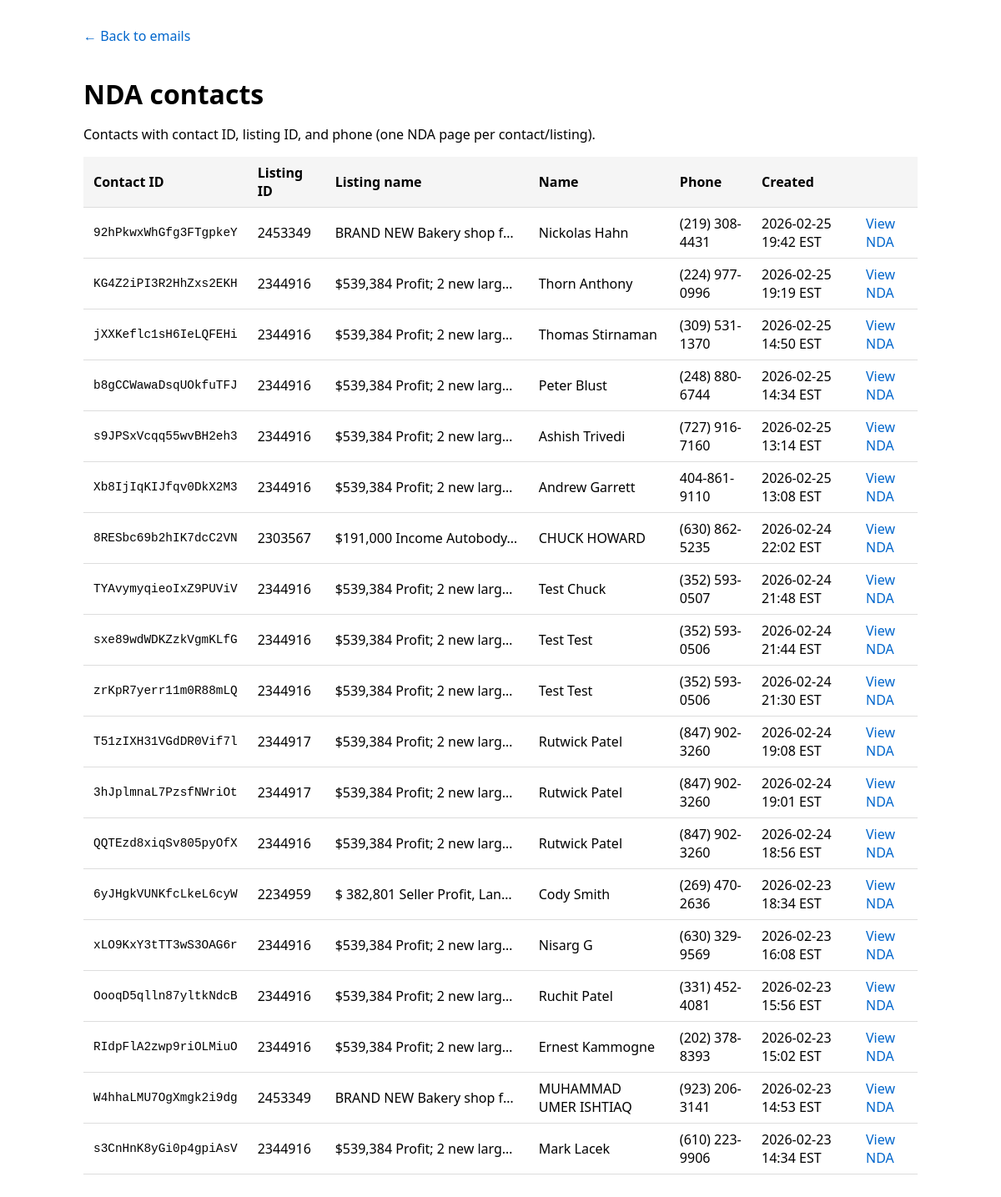
The app's page /inbound/nda/contacts/ with its own data.
### inbound/models.py (models this page shows, shortened)
class InboundEmail(models.Model):
    from_address = models.CharField(max_length=512)
    to_address = models.TextField(blank=True)
    cc = models.TextField(blank=True)
    subject = models.CharField(max_length=1024, blank=True)
    text_body = models.TextField(blank=True)
    html_body = models.TextField(blank=True)
    envelope = models.JSONField(default=dict, blank=True)
    attachment_info = models.JSONField(default=list, blank=True)  # names, sizes, types
    received_at = models.DateTimeField(auto_now_add=True)
    original_email_message_id = models.CharField(max_length=512, blank=True)  # Message-ID
    lead_source = models.CharField(max_length=128, blank=True)  # BizBuySell / TangentBrokerage.com / BusinessesforSale.com
    listing_id = models.CharField(max_length=255, blank=True)
    listing_name = models.CharField(max_length=512, blank=True)
    listing_profit = models.DecimalField(max_digits=18, decimal_places=2, null=True, blank=True)  # number
    name = models.CharField(max_length=255, blank=True)
    email = models.EmailField(blank=True)
    phone = models.CharField(max_length=64, blank=True)
    purchase_timeframe = models.CharField(max_length=255, blank=True)
    amount_to_invest = models.CharField(max_length=255, blank=True)
    lead_message = models.TextField(blank=True)
    ref_id = models.CharField(max_length=128, blank=True)  # Your Ref ID#
    email_title = models.CharField(max_length=512, blank=True)  # same as subject
    time_horizon = models.CharField(max_length=255, blank=True)  # legacy
    parsed_at = models.DateTimeField(null=True, blank=True)
    raw_parsed = models.JSONField(default=dict, blank=True)
    ghl_contact_id = models.CharField(max_length=64, blank=True)
    class Meta:
        ordering = ['-received_at']
        verbose_name = 'Inbound Email'
        verbose_name_plural = 'Inbound Emails'

### inbound/views.py (the view)
# urls.py: path('nda/contacts/', views.nda_contacts_list, name='nda_contacts_list'),
def nda_contacts_list(request):
    emails = InboundEmail.objects.filter(
        ghl_contact_id__gt='',
        listing_id__gt='',
        phone__gt='',
    ).order_by('-received_at')
    seen = set()
    nda_entries = []
    for e in emails:
        key = (e.ghl_contact_id, e.listing_id)
        if key in seen:
            continue
        seen.add(key)
        if e.received_at:
            est = ZoneInfo('America/New_York')
            dt = e.received_at
            if dt.tzinfo is None:
                dt = django_tz.make_aware(dt, django_tz.utc)
            created_str = dt.astimezone(est).strftime('%Y-%m-%d %H:%M EST')
        else:
            created_str = ''
        nda_entries.append({
            'contact_id': e.ghl_contact_id,
            'listing_id': e.listing_id,
            'listing_name': e.listing_name or '',
            'created': created_str,
            'name': e.name or '',
            'phone': e.phone or '',
            'email': e.email or '',
        })
    return render(request, 'inbound/nda_contacts.html', {'nda_entries': nda_entries})

### inbound/templates/inbound/nda_contacts.html (shortened to what this page needs)
<!DOCTYPE html>
<html lang="en">
<head>
</head>
<body>
    <a href="{% url 'inbound:email_list' %}" class="back">← Back to emails</a>
    <h1>NDA contacts</h1>
    <p>Contacts with contact ID, listing ID, and phone (one NDA page per contact/listing).</p>
    {% if nda_entries %}
        <table>
            <thead>
                <tr>
                    <th>Contact ID</th>
                    <th>Listing ID</th>
                    <th class="listing-name">Listing name</th>
                    <th>Name</th>
                    <th>Phone</th>
                    <th>Created</th>
                    <th></th>
                </tr>
            </thead>
            <tbody>
                {% for e in nda_entries %}
                <tr>
                    <td class="contact-id">{{ e.contact_id }}</td>
                    <td>{{ e.listing_id }}</td>
                    <td class="listing-name" title="{{ e.listing_name }}">{{ e.listing_name|default:"—" }}</td>
                    <td>{{ e.name|default:"—" }}</td>
                    <td>{{ e.phone|default:"—" }}</td>
                    <td>{{ e.created|default:"—" }}</td>
                    <td><a href="{% url 'inbound:nda_page' e.contact_id %}?listing_id={{ e.listing_id|urlencode }}&listing_name={{ e.listing_name|urlencode }}">View NDA</a></td>
                </tr>
                {% endfor %}
            </tbody>
        </table>
    {% else %}
        <p class="empty">No NDA contacts yet. Contacts need contact ID, listing ID, and phone to appear here.</p>
    {% endif %}
</body>
</html>

### inbound/templates/inbound/nda_contacts.html (style rules this page uses)
body { font-family: system-ui, sans-serif; max-width: 1000px; margin: 2rem auto; padding: 0 1rem; }
h1 { margin-bottom: 1rem; }
.back { display: inline-block; margin-bottom: 1rem; }
table { width: 100%; border-collapse: collapse; }
th, td { text-align: left; padding: 0.5rem 0.75rem; border-bottom: 1px solid #ddd; }
th { background: #f5f5f5; font-weight: 600; }
a { color: #0066cc; text-decoration: none; }
.listing-name { max-width: 220px; overflow: hidden; text-overflow: ellipsis; white-space: nowrap; }
.contact-id { font-family: monospace; font-size: 0.9rem; }

### records on screen
InboundEmail: contact_id "92hPkwxWhGfg3FTgpkeY", listing_id "2453349", listing_name "BRAND NEW Bakery shop f…", name "Nickolas Hahn", phone "(219) 308-4431"
InboundEmail: contact_id "KG4Z2iPI3R2HhZxs2EKH", listing_id "2344916", listing_name "$539,384 Profit; 2 new larg…", name "Thorn Anthony", phone "(224) 977-0996"
InboundEmail: contact_id "jXXKeflc1sH6IeLQFEHi", listing_id "2344916", listing_name "$539,384 Profit; 2 new larg…", name "Thomas Stirnaman", phone "(309) 531-1370"
InboundEmail: contact_id "b8gCCWawaDsqUOkfuTFJ", listing_id "2344916", listing_name "$539,384 Profit; 2 new larg…", name "Peter Blust", phone "(248) 880-6744"
InboundEmail: contact_id "s9JPSxVcqq55wvBH2eh3", listing_id "2344916", listing_name "$539,384 Profit; 2 new larg…", name "Ashish Trivedi", phone "(727) 916-7160"
InboundEmail: contact_id "Xb8IjIqKIJfqv0DkX2M3", listing_id "2344916", listing_name "$539,384 Profit; 2 new larg…", name "Andrew Garrett", phone "404-861-9110"
InboundEmail: contact_id "8RESbc69b2hIK7dcC2VN", listing_id "2303567", listing_name "$191,000 Income Autobody…", name "CHUCK HOWARD", phone "(630) 862-5235"
InboundEmail: contact_id "TYAvymyqieoIxZ9PUViV", listing_id "2344916", listing_name "$539,384 Profit; 2 new larg…", name "Test Chuck", phone "(352) 593-0507"
InboundEmail: contact_id "sxe89wdWDKZzkVgmKLfG", listing_id "2344916", listing_name "$539,384 Profit; 2 new larg…", name "Test Test", phone "(352) 593-0506"
InboundEmail: contact_id "zrKpR7yerr11m0R88mLQ", listing_id "2344916", listing_name "$539,384 Profit; 2 new larg…", name "Test Test", phone "(352) 593-0506"
InboundEmail: contact_id "T51zIXH31VGdDR0Vif7l", listing_id "2344917", listing_name "$539,384 Profit; 2 new larg…", name "Rutwick Patel", phone "(847) 902-3260"
InboundEmail: contact_id "3hJplmnaL7PzsfNWriOt", listing_id "2344917", listing_name "$539,384 Profit; 2 new larg…", name "Rutwick Patel", phone "(847) 902-3260"
InboundEmail: contact_id "QQTEzd8xiqSv805pyOfX", listing_id "2344916", listing_name "$539,384 Profit; 2 new larg…", name "Rutwick Patel", phone "(847) 902-3260"
InboundEmail: contact_id "6yJHgkVUNKfcLkeL6cyW", listing_id "2234959", listing_name "$ 382,801 Seller Profit, Lan…", name "Cody Smith", phone "(269) 470-2636"
InboundEmail: contact_id "xLO9KxY3tTT3wS3OAG6r", listing_id "2344916", listing_name "$539,384 Profit; 2 new larg…", name "Nisarg G", phone "(630) 329-9569"
InboundEmail: contact_id "OooqD5qlln87yltkNdcB", listing_id "2344916", listing_name "$539,384 Profit; 2 new larg…", name "Ruchit Patel", phone "(331) 452-4081"
InboundEmail: contact_id "RIdpFlA2zwp9riOLMiuO", listing_id "2344916", listing_name "$539,384 Profit; 2 new larg…", name "Ernest Kammogne", phone "(202) 378-8393"
InboundEmail: contact_id "W4hhaLMU7OgXmgk2i9dg", listing_id "2453349", listing_name "BRAND NEW Bakery shop f…", name "MUHAMMAD UMER ISHTIAQ", phone "(923) 206-3141"
InboundEmail: contact_id "s3CnHnK8yGi0p4gpiAsV", listing_id "2344916", listing_name "$539,384 Profit; 2 new larg…", name "Mark Lacek", phone "(610) 223-9906"

### other values on screen
{{ e.created|default:"—" }} "2026-02-25 19:42 EST" "2026-02-25 19:19 EST" "2026-02-25 14:50 EST" "2026-02-25 14:34 EST" "2026-02-25 13:14 EST" "2026-02-25 13:08 EST" "2026-02-24 22:02 EST" "2026-02-24 21:48 EST" "2026-02-24 21:44 EST" "2026-02-24 21:30 EST" "2026-02-24 19:08 EST" "2026-02-24 19:01 EST" "2026-02-24 18:56 EST" "2026-02-23 18:34 EST" "2026-02-23 16:08 EST" "2026-02-23 15:56 EST" "2026-02-23 15:02 EST" "2026-02-23 14:53 EST" "2026-02-23 14:34 EST"
